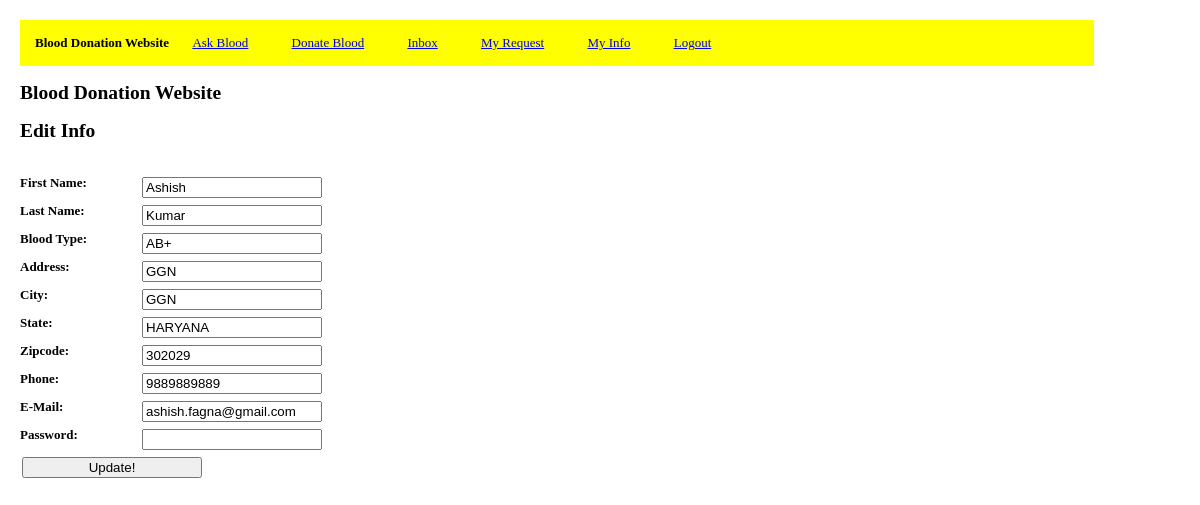
Page /edit_info.php (signed in) on the committed database.
### tables this page shows
CREATE TABLE IF NOT EXISTS `users` (
  `uid` int(11) NOT NULL AUTO_INCREMENT,
  `username` varchar(200) NOT NULL,
  `password` char(100) NOT NULL,
  `firstname` varchar(2000) NOT NULL,
  `lastname` varchar(2000) NOT NULL,
  `bloodtype` varchar(100) NOT NULL,
  `address` varchar(2000) NOT NULL,
  `city` varchar(200) NOT NULL,
  `state` varchar(200) NOT NULL,
  `zipcode` varchar(20) NOT NULL,
  `phone` varchar(100) NOT NULL,
  PRIMARY KEY (`uid`),
  UNIQUE KEY `username` (`username`)
);

### includes/functions.php (called while the page is built, shortened)
<?php
function loggedIn() {
	if (isset($_SESSION['loggedin']) && isset($_SESSION['username'])) {
		return true;
	}
	return false;
}
?>

### includes/config.php (called while the page is built, shortened)
<?php
$sFolder = '/bloodbank';
require_once($_SERVER['DOCUMENT_ROOT'] . $sFolder . '/includes/functions.php');
$sOutput="";
?>

### edit_info.php (the view, shortened to what this page needs)
<?php
require($_SERVER['DOCUMENT_ROOT'] . '/bloodbank/includes/config.php');
include 'menu.php';
$sOutput .= '<div id="register-body">';
if (loggedIn()) {
	$sError = "";
	if (isset($_SESSION['error'])) {
		$sError = '<span id="error">' . $_SESSION['error'] . '</span><br />';
	}
	$sql = "SELECT * FROM users WHERE username = '" . $_SESSION['username'] . "' ";
	$query = mysql_query($sql) or trigger_error("Query Failed: " . mysql_error());
	if (mysql_num_rows($query) == 1) {
		$row = mysql_fetch_assoc($query);
	}
	$sOutput .= '<h2>Blood Donation Website</h2>';
	$sOutput .= '<h2>Edit Info </h2>';
	$sOutput .='
		' . $sError . '
		<form name="update" method="post" action="' . $_SERVER['PHP_SELF'] . '?action=update">
			<label>First Name: </label><input type="text" name="firstname" value='.$row['firstname'].' /><br />
			<label>Last Name: </label><input type="text" name="lastname" value='.$row['lastname'].' /><br />
			<label>Blood Type: </label><input type="text" name="bloodtype" value='.$row['bloodtype'].' /><br />
			<label>Address: </label><input type="text" name="address" value='.$row['address'].' /><br />
			<label>City: </label><input type="text" name="city" value='.$row['city'].' /><br />
			<label>State: </label><input type="text" name="state" value='.$row['state'].' /><br />
			<label>Zipcode: </label><input type="text" name="zipcode" value='.$row['zipcode'].' /><br />
			<label>Phone:</label><input type="text" name="phone" value='.$row['phone'].' /><br />
			<label>E-Mail: </label><input type="text" name="username" value='.$row['username'].' /><br />
			<label>Password: </label><input type="password" name="password" value="" /><br />
			<label></label><input type="submit" name="submit" value="Update!" />
		</form>
		<br />';
}
$sOutput .= '</div>';
echo $sOutput;
?>

### menu.php (style rules this page uses)
body { margin:20; }
input { margin:2px; }
body, body table { font-family: "Times New Roman", Times, serif; font-size: small; }
label { float: left; width: 120px; font-weight: bold; }
input, textarea { width: 180px; margin-bottom: 5px; }

### rows in the picture
users: firstname "Ashish", lastname "Kumar", bloodtype "AB+", address "GGN", city "GGN", state "HARYANA", zipcode "302029", phone "9889889889", username "ashish.fagna@gmail.com"
